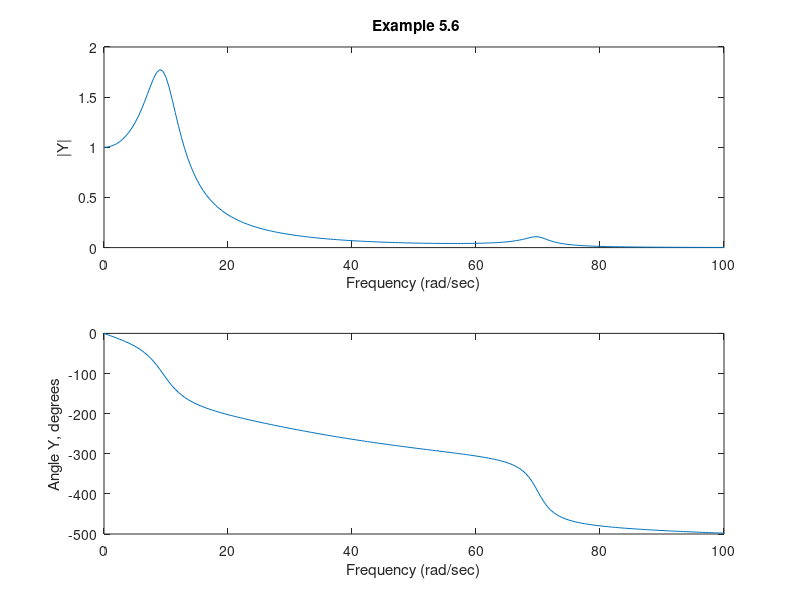

Recreate this plot in MATLAB. (Note: this script raises an error after producing the figure.)
% Example 5.6
%  This program uses advanced commands that will not
%  be introduced until later chapters
% plot H
wnh=40;
w = 0:.5:100;
H = wnh^2./((wnh^2-w.^2)+.707*2*wnh*j*w);
clf
subplot(211),plot(w,abs(H));
title(' Example 5.6');
xlabel('Frequency (rad/sec)')
ylabel('|H|')
subplot(212),plot(w,180*unwrap(angle(H))/pi);
xlabel('Frequency (rad/sec)')
ylabel('Angle H, degrees')
pause
% plot X
w = 0:.5:100;
wn1 = 10; %wn1 = input('wn1 ');
wn2 = 70;% wn2 = input('wn2 ');
zeta1 = .3; % zeta1 = input('zeta1 ');
zeta2 = .03; % zeta2 = input('zeta2 ');
X =wn1^2 ./(((wn1^2)-w.^2)+2*zeta1*wn1*j*w)*wn2^2./(((wn2^2)-w.^2)+2*zeta2*wn2*j*w);
subplot(211),plot(w,abs(X));
title(' Example 5.6');
xlabel('Frequency (rad/sec)')
ylabel('|X|')
subplot(212),plot(w,180*unwrap(angle(X))/pi);
xlabel('Frequency (rad/sec)')
ylabel('Angle X, degrees')
pause
%
% plot Y
Y = H.*X;
subplot(211),plot(w,abs(Y));
title(' Example 5.6');
xlabel('Frequency (rad/sec)')
ylabel('|Y|')
subplot(212),plot(w,180*unwrap(angle(Y))/pi);
xlabel('Frequency (rad/sec)')
ylabel('Angle Y, degrees')
pause;
%
%
% Time domain plots
Xn1 = wn1^2;Xd1 = [1 2*zeta1*wn1 wn1^2];
Xn2 = wn2^2;Xd2 = [1 2*zeta2*wn2 wn2^2];
t=0:2/400:2;  
[Xn,Xd] = series(Xn1,Xd1,Xn2,Xd2);
x = impulse(Xn,Xd,t);
Hn = wnh^2 ; Hd = [1 2*.7*wnh wnh^2];
[Yn,Yd]=series(Xn,Xd,Hn,Hd);
y = impulse(Yn,Yd,t);
clf
subplot(211),plot(t,x);
xlabel('Time (sec)')
ylabel('x(t)')
subplot(212),plot(t,y);
xlabel('Time (sec)')
ylabel('y(t)')
subplot(111)